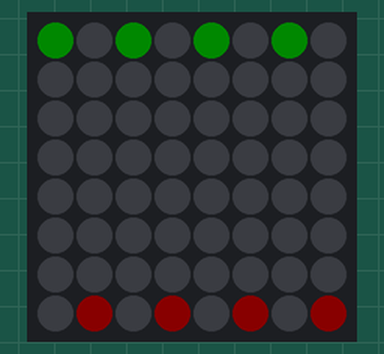
A sketch run on a simulated Arduino Uno, built with avr-gcc and run on an emulated ATmega328P. On the bench: 8×8 RGB LED matrix (first LED top left, wired row by row). Dim RGB values are drawn brighter than linear.

Above: at 0.06 s.
At 0.52 s:
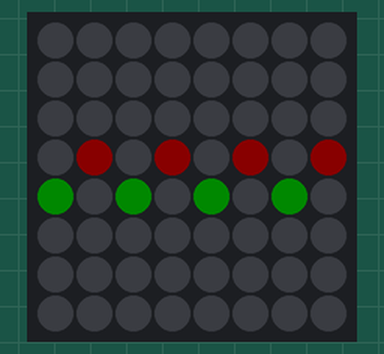
At 1.08 s:
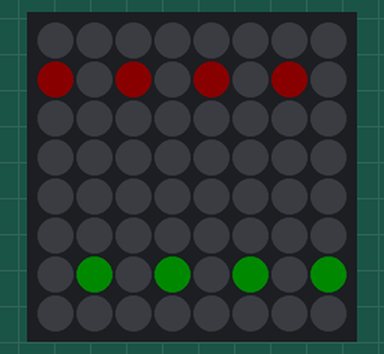
At 1.53 s:
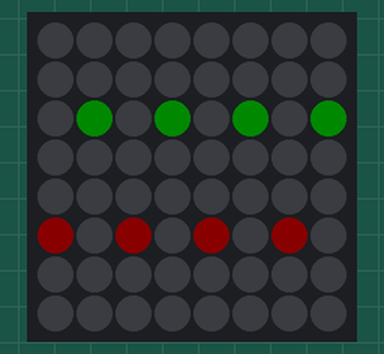
At 2.1 s:
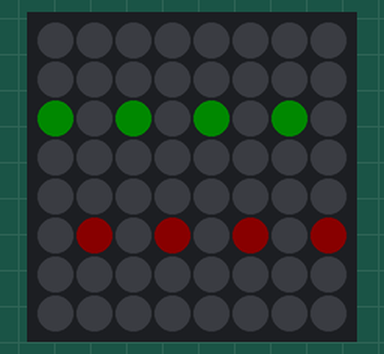

Measured:
- by itself, everything shown: repeats every 1.8 s, in 16 steps

The sketch:

Pixel_test_10.15.ino
```cpp
#include <Adafruit_GFX.h>
#include <Adafruit_NeoMatrix.h>
#include <Adafruit_NeoPixel.h>

#define PIN 12

Adafruit_NeoMatrix matrix = Adafruit_NeoMatrix(8, 8, PIN,
  NEO_MATRIX_TOP     + NEO_MATRIX_RIGHT +
  NEO_MATRIX_COLUMNS + NEO_MATRIX_PROGRESSIVE,
  NEO_GRB            + NEO_KHZ800);

#define green matrix.Color(0, 255, 0)
#define red matrix.Color(255, 0, 0)
#define purple matrix.Color(255, 0, 255)

void setup() {
  matrix.begin();
  matrix.setBrightness(10);

}

void loop() {
  matrix.fillScreen(0);
  for( int x = 0; x < 8; x++){
    matrix.drawPixel(0, x, green);
    matrix.drawPixel(1, 7-x, red);
    matrix.drawPixel(2, x, green);
    matrix.drawPixel(3, 7-x, red);
    matrix.drawPixel(4, x, green);
    matrix.drawPixel(5, 7-x, red);
    matrix.drawPixel(6, x, green);
    matrix.drawPixel(7, 7-x, red);
    matrix.show();
    delay(100);
    matrix.fillScreen(0);
  }
  for(int x=0; x<8; x++){
    matrix.drawPixel(0, x, red);
    matrix.drawPixel(1, 7-x, green);
    matrix.drawPixel(2, x, red);
    matrix.drawPixel(3, 7-x, green);
    matrix.drawPixel(4, x, red);
    matrix.drawPixel(5, 7-x, green);
    matrix.drawPixel(6, x, red);
    matrix.drawPixel(7, 7-x, green);
    matrix.show();
    delay(100);
    matrix.fillScreen(0);
  }
}
```
